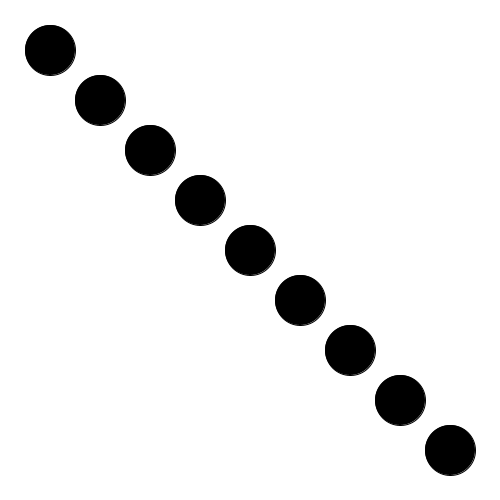
Frame 1 (no input)
Frame 60 (the mouse pressed at the canvas centre just before this capture): identical to frame 1, image omitted
Frame 120 (the mouse held since frame 60 and released just before this capture): identical to frame 1, image omitted

The Processing sketch that drew this single still picture (run headless with seeded random() and noise(); from frame 60 on, the mouse is pressed at the canvas centre):

// Processing sketch: ReadingAssignment5Ex1CarolineYau
// ── ReadingAssignment5Ex1CarolineYau.pde
//Caroline Yau
//Reading Assignment 5

//Exercise 1
void setup(){
  size(500, 500);
}

void draw(){
  background(255);
  for (int i=1; i<10; i++){
    cir(50*i, 50*i);
  }
}

void cir(int x, int y){
  fill(0);
  ellipse(x, y, 50, 50);
}
